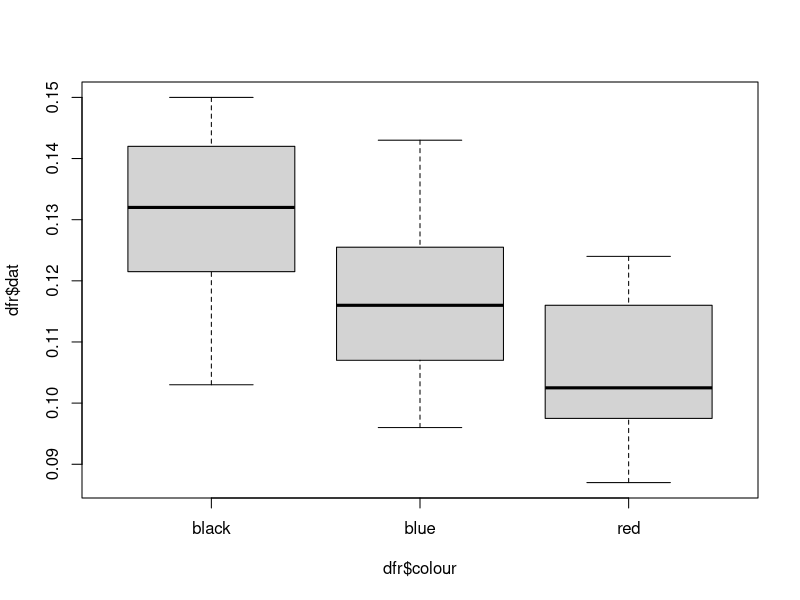

Here is the R script that generated this plot:
## ---- chunk 1
knitr::opts_chunk$set(fig.width=6, fig.height=6)
## ---- chunk 2
recalled <- scan("datasets/sleepdep.txt")
## ---- chunk 3
treatment <- as.factor(rep(1:3, 10))
## ---- chunk 4
sleepdata <- data.frame(recalled, treatment)
## ---- chunk 5
aov1 = oneway.test(recalled~treatment, data=sleepdata, var.equal=TRUE)
## ---- chunk 6
aov1
## ---- chunk 7
dat <- scan("datasets/rts.txt") #read in the data
colour <- as.factor(rep(c("blue","black","red"),12)) #create a factor for colours with 3 lev.
subj <- as.factor(rep(1:12,each=3)) #create factor for subjects
dfr <- data.frame(dat,colour,subj) #put everything in a dataframe
## ---- chunk 8
boxplot(dfr$dat ~ dfr$colour)
## ---- chunk 9
summary(aov(dat ~ colour + Error(subj/colour), data=dfr))
## ---- chunk 10
socialint <- scan("datasets/rats.txt")
## ---- chunk 11
subj <- as.factor(rep(1:15, each = 4))
## ---- chunk 12
alcohol <- rep( c("Al","No-Al"), 30)
## ---- chunk 13
drug <- rep( c("Drug","No-Drug"), 15, each = 2)
## ---- chunk 14
rats <- data.frame (subj, socialint, alcohol, drug)
## ---- chunk 15
aovRats = summary(aov(socialint ~ alcohol * drug + Error(subj/(alcohol * drug)),
                      data = rats))
## ---- chunk 16
aovRats
## ---- chunk 17
socialint <- scan("datasets/two_within_one_between.txt")
subj <- rep(1:16,each=4)  ##read in the data
subj <- as.factor(subj)
alcohol <- rep(c("Al","No-Al"),32)
alcohol <- as.factor(alcohol)
drug <- rep(c("Drug","No-Drug"),16,each=2)
drug <- as.factor(drug)
group <- rep(c("Yuppy","Kalamani"),each=32)
group <- as.factor(group)
dats <- data.frame(subj,socialint,alcohol,drug,group)
## ---- chunk 18
summary(aov(socialint~alcohol*drug*group + Error(subj/(alcohol*drug)),
            data=dats))
